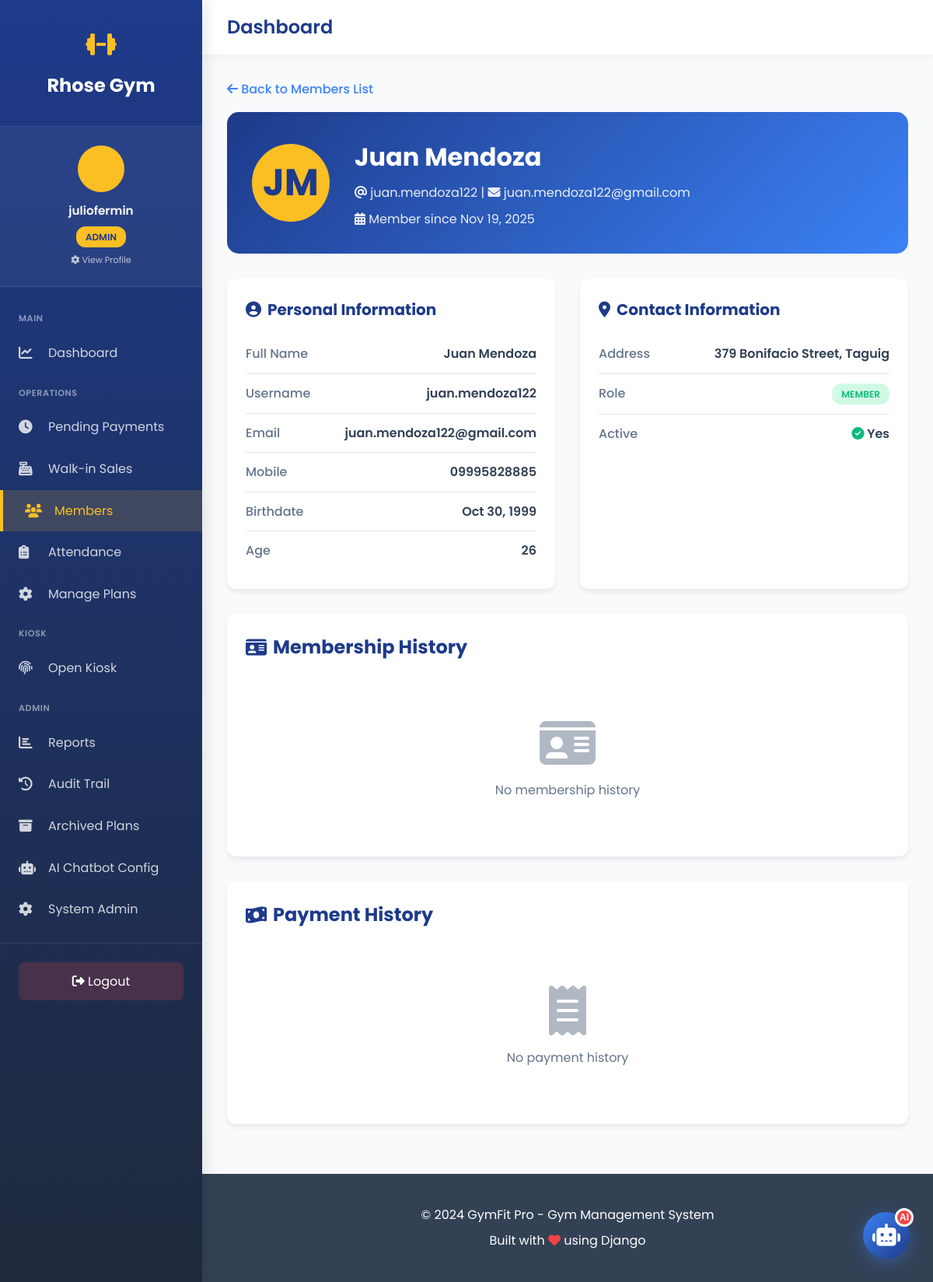
/members/23/ (signed in), run on the app's committed database.
### gym_app/models.py (models this page shows, shortened)
class User(AbstractUser):
    ROLE_CHOICES = [
        ('admin', 'Admin'),
        ('staff', 'Staff'),
        ('member', 'Member'),
    ]
    role = models.CharField(max_length=10, choices=ROLE_CHOICES, default='member')
    mobile_no = models.CharField(max_length=20, blank=True, null=True)
    address = models.TextField(blank=True, null=True)
    birthdate = models.DateField(blank=True, null=True)
    age = models.IntegerField(blank=True, null=True)
    profile_image = models.ImageField(
        upload_to='profile_images/',
        blank=True,
        null=True,
        help_text="Profile picture"
    )
    kiosk_pin = models.CharField(
        max_length=6,
        blank=True,
        null=True,
        unique=True,
        help_text="6-digit PIN for kiosk check-in/out",
        verbose_name="Kiosk PIN"
    )
    created_at = models.DateTimeField(auto_now_add=True)
    updated_at = models.DateTimeField(auto_now=True)
    class Meta:
        db_table = 'users'
        verbose_name = 'User'
        verbose_name_plural = 'Users'
    def is_admin(self):
        return self.role == 'admin' or self.is_superuser
    def is_staff_or_admin(self):
        return self.role in ['admin', 'staff'] or self.is_superuser or self.is_staff

### gym_app/views.py (the view, shortened to what this page needs)
# urls.py: path('members/<int:user_id>/', views.member_detail, name='member_detail'),
@login_required
def member_detail(request, user_id):
    member = get_object_or_404(User, id=user_id, role='member')
    memberships = UserMembership.objects.filter(
        user=member
    ).select_related('plan').order_by('-start_date')
    payments = Payment.objects.filter(
        user=member
    ).select_related('membership__plan').order_by('-payment_date')
    context = {
        'member': member,
        'memberships': memberships,
        'payments': payments,
    }
    return render(request, 'gym_app/member_detail.html', context)

### gym_app/templates/gym_app/member_detail.html (shortened to what this page needs)
{% extends 'gym_app/base_sidebar.html' %}
{% block content %}
{% load static %}
<link rel="stylesheet" href="{% static 'gym_app/css/pages/member_detail.css' %}">
<a href="{% url 'members_list' %}" class="back-link">
    <i class="fas fa-arrow-left"></i> Back to Members List
</a>
<div class="member-header">
    <div class="member-avatar">
        {{ member.first_name|first|upper }}{{ member.last_name|first|upper }}
    </div>
    <div class="member-info">
        <h1>{{ member.get_full_name }}</h1>
        <p style="opacity: 0.9; margin: 0;">
            <i class="fas fa-at"></i> {{ member.username }} |
            <i class="fas fa-envelope"></i> {{ member.email }}
        </p>
        <p style="opacity: 0.9; margin: 0.5rem 0 0 0;">
            <i class="fas fa-calendar-alt"></i> Member since {{ member.date_joined|date:"M d, Y" }}
        </p>
    </div>
</div>
<div class="info-grid">
    <div class="info-card">
        <h2 class="card-title">
            <i class="fas fa-user-circle"></i>
            Personal Information
        </h2>
        <div class="info-row">
            <span class="info-label">Full Name</span>
            <span class="info-value">{{ member.get_full_name }}</span>
        </div>
        <div class="info-row">
            <span class="info-label">Username</span>
            <span class="info-value">{{ member.username }}</span>
        </div>
        <div class="info-row">
            <span class="info-label">Email</span>
            <span class="info-value">{{ member.email }}</span>
        </div>
        <div class="info-row">
            <span class="info-label">Mobile</span>
            <span class="info-value">{{ member.mobile_no|default:"N/A" }}</span>
        </div>
        <div class="info-row">
            <span class="info-label">Birthdate</span>
            <span class="info-value">{{ member.birthdate|date:"M d, Y"|default:"N/A" }}</span>
        </div>
        <div class="info-row">
            <span class="info-label">Age</span>
            <span class="info-value">{{ member.age|default:"N/A" }}</span>
        </div>
    </div>
    <div class="info-card">
        <h2 class="card-title">
            <i class="fas fa-map-marker-alt"></i>
            Contact Information
        </h2>
        <div class="info-row">
            <span class="info-label">Address</span>
            <span class="info-value">{{ member.address|default:"N/A" }}</span>
        </div>
        <div class="info-row">
            <span class="info-label">Role</span>
            <span class="info-value">
                <span class="badge badge-active">{{ member.role|upper }}</span>
            </span>
        </div>
        <div class="info-row">
            <span class="info-label">Active</span>
            <span class="info-value">
                {% if member.is_active %}
                    <i class="fas fa-check-circle" style="color: var(--success);"></i> Yes
                {% else %}
                    <i class="fas fa-times-circle" style="color: var(--danger);"></i> No
                {% endif %}
            </span>
        </div>
    </div>
</div>
<div class="table-container">
    <h2 class="section-title">
        <i class="fas fa-id-card"></i>
        Membership History
    </h2>
    {% if memberships %}
    <table>
        <thead>
            <tr>
                <th>Plan</th>
                <th>Start Date</th>
                <th>End Date</th>
                <th>Duration</th>
                <th>Status</th>
            </tr>
        </thead>
        <tbody>
            {% for membership in memberships %}
            <tr>
                <td><strong>{{ membership.plan.name }}</strong></td>
                <td>{{ membership.start_date|date:"M d, Y" }}</td>
                <td>{{ membership.end_date|date:"M d, Y" }}</td>
                <td>{{ membership.plan.duration_days }} days</td>
                <td>
                    <span class="badge badge-{{ membership.status }}">
                        {{ membership.status|upper }}
                    </span>
                </td>
            </tr>
            {% endfor %}
        </tbody>
    </table>
    {% else %}
    <div class="empty-state">
        <i class="fas fa-id-card"></i>
        <p>No membership history</p>
    </div>
    {% endif %}
</div>
<div class="table-container">
    <h2 class="section-title">
        <i class="fas fa-money-bill-wave"></i>
        Payment History
    </h2>
    {% if payments %}
    <table>
        <thead>
            <tr>
                <th>Plan</th>
                <th>Amount</th>
                <th>Method</th>
                <th>Reference</th>
                <th>Date</th>
            </tr>
        </thead>
        <tbody>
            {% for payment in payments %}
            <tr>
                <td><strong>{{ payment.membership.plan.name }}</strong></td>
                <td><strong>₱{{ payment.amount }}</strong></td>
                <td><span class="badge badge-active">{{ payment.method|upper }}</span></td>
                <td>{{ payment.reference_no|default:"N/A" }}</td>
                <td>{{ payment.payment_date|date:"M d, Y h:i A" }}</td>
            </tr>
            {% endfor %}
        </tbody>
    </table>
    {% else %}
    <div class="empty-state">
        <i class="fas fa-receipt"></i>
        <p>No payment history</p>
    </div>
    {% endif %}
</div>
{% endblock %}

### gym_app/templates/gym_app/base_sidebar.html (shortened to what this page needs)
<!DOCTYPE html>
<html lang="en">
<head>
    <link rel="stylesheet" href="https://cdnjs.cloudflare.com/ajax/libs/font-awesome/6.4.0/css/all.min.css">
</head>
<body class="has-sidebar">
    <aside class="sidebar" id="sidebar">
        <div class="sidebar-header">
            <div class="sidebar-logo">
                <i class="fas fa-dumbbell"></i>
            </div>
            <a href="{% url 'home' %}" class="sidebar-brand">Rhose Gym</a>
        </div>
        <a href="{% url 'profile_settings' %}" class="sidebar-user">
            <div class="sidebar-user-avatar">
            </div>
            <div class="sidebar-user-name">{{ user.get_full_name|default:user.username }}</div>
            <div style="text-align: center; margin-top: 0.5rem;">
                <span class="sidebar-user-role">{{ user.role }}</span>
            </div>
            <div style="text-align: center; margin-top: 0.5rem; font-size: 0.7rem; opacity: 0.7;">
                <i class="fas fa-cog"></i> View Profile
            </div>
        </a>
            <nav class="sidebar-menu">
            <div class="sidebar-section">Main</div>
            <a href="{% url 'dashboard' %}" {% if request.path == '/dashboard/' %}class="active"{% endif %}>
                <i class="fas fa-chart-line"></i>
                <span>Dashboard</span>
            </a>
            <div class="sidebar-section">Operations</div>
            <a href="{% url 'pending_payments' %}" {% if 'pending-payments' in request.path %}class="active"{% endif %}>
                <i class="fas fa-clock"></i>
                <span>Pending Payments</span>
            </a>
            <a href="{% url 'walkin_purchase' %}" {% if 'walkin' in request.path %}class="active"{% endif %}>
                <i class="fas fa-cash-register"></i>
                <span>Walk-in Sales</span>
            </a>
            <a href="{% url 'members_list' %}" {% if 'members' in request.path %}class="active"{% endif %}>
                <i class="fas fa-users"></i>
                <span>Members</span>
            </a>
            <a href="{% url 'attendance_report' %}" {% if 'attendance' in request.path %}class="active"{% endif %}>
                <i class="fas fa-clipboard-list"></i>
                <span>Attendance</span>
            </a>
            <a href="{% url 'manage_plans' %}" {% if 'manage-plans' in request.path %}class="active"{% endif %}>
                <i class="fas fa-cog"></i>
                <span>Manage Plans</span>
            </a>
            <div class="sidebar-section">Kiosk</div>
            <a href="{% url 'kiosk_login' %}" target="_blank">
                <i class="fas fa-fingerprint"></i>
                <span>Open Kiosk</span>
            </a>
            {% if user.is_admin %}
            <div class="sidebar-section">Admin</div>
            <a href="{% url 'reports' %}" {% if 'reports' in request.path %}class="active"{% endif %}>
                <i class="fas fa-chart-bar"></i>
                <span>Reports</span>
            </a>
            <a href="{% url 'audit_trail' %}" {% if 'audit' in request.path %}class="active"{% endif %}>
                <i class="fas fa-history"></i>
                <span>Audit Trail</span>
            </a>
            <a href="{% url 'archived_plans' %}" {% if 'archived-plans' in request.path %}class="active"{% endif %}>
                <i class="fas fa-archive"></i>
                <span>Archived Plans</span>
            </a>
            <a href="{% url 'chatbot_config' %}" {% if 'chatbot-config' in request.path %}class="active"{% endif %}>
                <i class="fas fa-robot"></i>
                <span>AI Chatbot Config</span>
            </a>
            <a href="/admin/" target="_blank">
                <i class="fas fa-cog"></i>
                <span>System Admin</span>
            </a>
            {% endif %}
        </nav>
        <div class="sidebar-footer">
            <a href="{% url 'logout' %}">
                <i class="fas fa-sign-out-alt"></i> Logout
            </a>
        </div>
    </aside>
    <div class="main-wrapper">
        <div class="top-navbar">
            <div class="top-navbar-left">
                <h1>{% block page_title %}Dashboard{% endblock %}</h1>
            </div>
        </div>
        <main class="main-content">
            {% block content %}{% endblock %}
        </main>
        <footer class="footer">
            <div class="container">
                <p>&copy; 2024 GymFit Pro - Gym Management System</p>
                <p>Built with <i class="fas fa-heart" style="color: var(--danger);"></i> using Django</p>
            </div>
        </footer>
    </div>
<button class="chat-widget-button" id="chatWidgetToggle" title="Chat with FitBot">
    <i class="fas fa-robot"></i>
    <span class="chat-widget-badge">AI</span>
</button>
</body>
</html>

### gym_app/static/gym_app/css/pages/member_detail.css (style rules this page uses)
.back-link { display: inline-block; color: var(--secondary-blue); text-decoration: none; margin-bottom: 1rem; font-weight: 500; }
.member-header { background: linear-gradient(135deg, var(--primary-blue) 0%, var(--secondary-blue) 100%); color: var(--white); padding: 2rem; border-radius: 15px; margin-bottom: 2rem; display: flex; align-items: center; gap: 2rem; }
.member-avatar { width: 100px; height: 100px; background: var(--gold); border-radius: 50%; display: flex; align-items: center; justify-content: center; font-size: 3rem; color: var(--primary-blue); font-weight: 700; }
.member-info h1 { font-size: 2rem; margin-bottom: 0.5rem; }
.info-grid { display: grid; grid-template-columns: repeat(auto-fit, minmax(300px, 1fr)); gap: 2rem; margin-bottom: 2rem; }
.info-card { background: var(--white); padding: 1.5rem; border-radius: 12px; box-shadow: 0 4px 6px rgba(0, 0, 0, 0.07); }
.card-title { font-size: 1.25rem; font-weight: 700; color: var(--primary-blue); margin-bottom: 1rem; display: flex; align-items: center; gap: 0.5rem; }
.info-row { display: flex; justify-content: space-between; padding: 0.75rem 0; border-bottom: 1px solid #e2e8f0; }
.info-row:last-child { border-bottom: none; }
.info-label { color: var(--gray); font-weight: 500; }
.info-value { color: var(--dark-gray); font-weight: 600; }
.section-title { font-size: 1.5rem; font-weight: 700; color: var(--primary-blue); margin-bottom: 1.5rem; display: flex; align-items: center; gap: 0.5rem; }
.table-container { background: var(--white); border-radius: 12px; padding: 1.5rem; box-shadow: 0 4px 6px rgba(0, 0, 0, 0.07); margin-bottom: 2rem; overflow-x: auto; }
.badge { display: inline-block; padding: 0.25rem 0.75rem; border-radius: 12px; font-size: 0.75rem; font-weight: 600; text-transform: uppercase; }
.badge-active { background-color: #d1fae5; color: var(--success); }
.empty-state { text-align: center; padding: 3rem; color: var(--gray); }
.empty-state i { font-size: 4rem; margin-bottom: 1rem; opacity: 0.5; }

### gym_app/templates/gym_app/base_sidebar.html (style rules this page uses)
.chat-widget-button { position: fixed; bottom: 30px; right: 30px; width: 60px; height: 60px; border-radius: 50%; background: linear-gradient(135deg, var(--secondary-blue) 0%, var(--primary-blue) 100%); color: var(--white); border: none; box-shadow: 0 5px 20px rgba(59, 130, 246, 0.4); cursor: pointer; display: flex; align-items: center; justify-content: center; font-size: 1.8rem; z-index: 10000; transition: transform 0.2s, box-shadow 0.2s; }
.chat-widget-badge { position: absolute; top: -5px; right: -5px; background: var(--danger); color: var(--white); width: 24px; height: 24px; border-radius: 50%; display: flex; align-items: center; justify-content: center; font-size: 0.75rem; font-weight: 700; border: 3px solid var(--white); }

### data on the page
User: get_full_name "juliofermin", role "ADMIN"
User: first_name|first "J", last_name|first "M", get_full_name "Juan Mendoza", username "juan.mendoza122", email "juan.mendoza122@gmail.com", date_joined "Nov 19, 2025", mobile_no "09995828885", birthdate "Oct 30, 1999", age "26", address "379 Bonifacio Street, Taguig", role "MEMBER"
